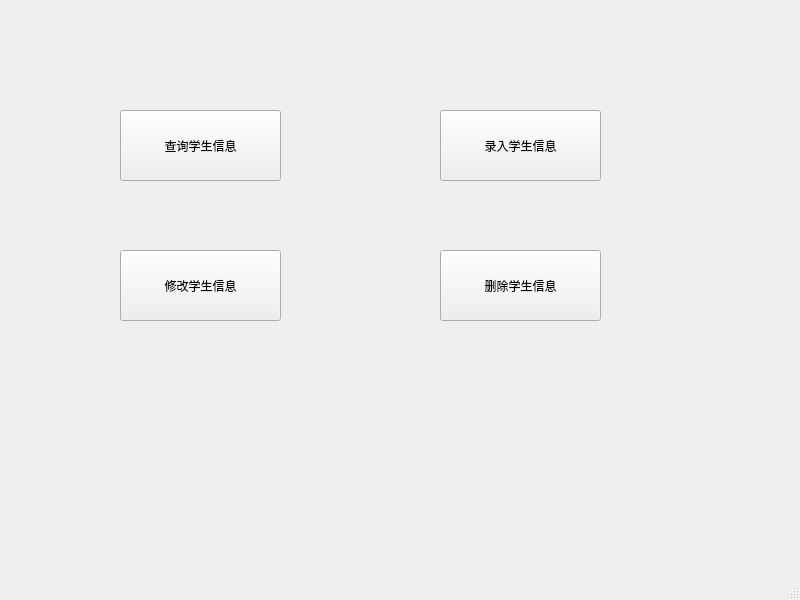
<?xml version="1.0" encoding="UTF-8"?>
<ui version="4.0">
 <class>MainWindow</class>
 <widget class="QMainWindow" name="MainWindow">
  <property name="geometry">
   <rect>
    <x>0</x>
    <y>0</y>
    <width>800</width>
    <height>600</height>
   </rect>
  </property>
  <property name="windowTitle">
   <string>学生信息管理软件</string>
  </property>
  <widget class="QWidget" name="centralwidget">
   <widget class="QPushButton" name="m_queryBtn">
    <property name="geometry">
     <rect>
      <x>120</x>
      <y>110</y>
      <width>161</width>
      <height>71</height>
     </rect>
    </property>
    <property name="text">
     <string>查询学生信息</string>
    </property>
   </widget>
   <widget class="QPushButton" name="m_addBtn">
    <property name="geometry">
     <rect>
      <x>440</x>
      <y>110</y>
      <width>161</width>
      <height>71</height>
     </rect>
    </property>
    <property name="text">
     <string>录入学生信息</string>
    </property>
   </widget>
   <widget class="QPushButton" name="m_modifyBtn">
    <property name="geometry">
     <rect>
      <x>120</x>
      <y>250</y>
      <width>161</width>
      <height>71</height>
     </rect>
    </property>
    <property name="text">
     <string>修改学生信息</string>
    </property>
   </widget>
   <widget class="QPushButton" name="m_deleteBtn">
    <property name="geometry">
     <rect>
      <x>440</x>
      <y>250</y>
      <width>161</width>
      <height>71</height>
     </rect>
    </property>
    <property name="text">
     <string>删除学生信息</string>
    </property>
   </widget>
  </widget>
  <widget class="QMenuBar" name="menubar">
   <property name="geometry">
    <rect>
     <x>0</x>
     <y>0</y>
     <width>800</width>
     <height>25</height>
    </rect>
   </property>
  </widget>
  <widget class="QStatusBar" name="statusbar"/>
 </widget>
 <resources/>
 <connections/>
</ui>
